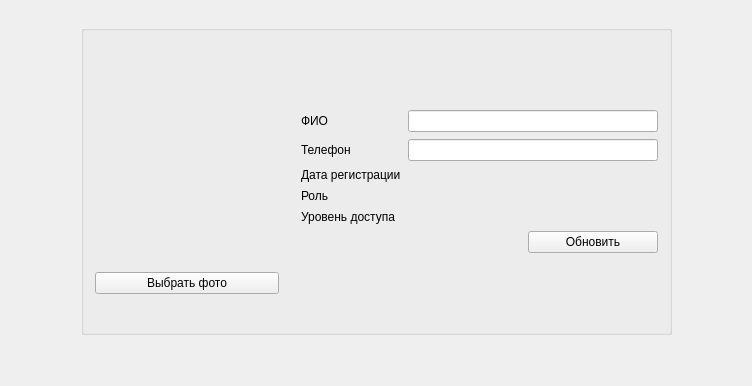
<?xml version="1.0" encoding="UTF-8"?>
<ui version="4.0">
 <class>userProfile</class>
 <widget class="QWidget" name="userProfile">
  <property name="geometry">
   <rect>
    <x>0</x>
    <y>0</y>
    <width>752</width>
    <height>386</height>
   </rect>
  </property>
  <property name="windowTitle">
   <string>Form</string>
  </property>
  <layout class="QHBoxLayout" name="horizontalLayout_2">
   <item>
    <spacer name="horizontalSpacer">
     <property name="orientation">
      <enum>Qt::Horizontal</enum>
     </property>
     <property name="sizeHint" stdset="0">
      <size>
       <width>40</width>
       <height>20</height>
      </size>
     </property>
    </spacer>
   </item>
   <item>
    <layout class="QVBoxLayout" name="verticalLayout_3">
     <property name="bottomMargin">
      <number>0</number>
     </property>
     <item>
      <spacer name="verticalSpacer_4">
       <property name="orientation">
        <enum>Qt::Vertical</enum>
       </property>
       <property name="sizeHint" stdset="0">
        <size>
         <width>20</width>
         <height>40</height>
        </size>
       </property>
      </spacer>
     </item>
     <item>
      <widget class="QGroupBox" name="groupBox">
       <property name="minimumSize">
        <size>
         <width>0</width>
         <height>0</height>
        </size>
       </property>
       <property name="title">
        <string/>
       </property>
       <layout class="QHBoxLayout" name="horizontalLayout_5">
        <property name="spacing">
         <number>20</number>
        </property>
        <item>
         <layout class="QVBoxLayout" name="verticalLayout_4">
          <property name="leftMargin">
           <number>2</number>
          </property>
          <property name="topMargin">
           <number>2</number>
          </property>
          <property name="rightMargin">
           <number>2</number>
          </property>
          <property name="bottomMargin">
           <number>2</number>
          </property>
          <item>
           <spacer name="verticalSpacer_5">
            <property name="orientation">
             <enum>Qt::Vertical</enum>
            </property>
            <property name="sizeHint" stdset="0">
             <size>
              <width>20</width>
              <height>40</height>
             </size>
            </property>
           </spacer>
          </item>
          <item>
           <widget class="QLabel" name="l_photo">
            <property name="sizePolicy">
             <sizepolicy hsizetype="Fixed" vsizetype="Fixed">
              <horstretch>184</horstretch>
              <verstretch>184</verstretch>
             </sizepolicy>
            </property>
            <property name="minimumSize">
             <size>
              <width>184</width>
              <height>184</height>
             </size>
            </property>
            <property name="text">
             <string/>
            </property>
           </widget>
          </item>
          <item>
           <widget class="QPushButton" name="b_photo">
            <property name="text">
             <string>Выбрать фото</string>
            </property>
           </widget>
          </item>
          <item>
           <spacer name="verticalSpacer_6">
            <property name="orientation">
             <enum>Qt::Vertical</enum>
            </property>
            <property name="sizeHint" stdset="0">
             <size>
              <width>20</width>
              <height>40</height>
             </size>
            </property>
           </spacer>
          </item>
         </layout>
        </item>
        <item>
         <layout class="QHBoxLayout" name="horizontalLayout">
          <property name="spacing">
           <number>20</number>
          </property>
          <item>
           <layout class="QVBoxLayout" name="verticalLayout">
            <property name="spacing">
             <number>0</number>
            </property>
            <item>
             <spacer name="verticalSpacer">
              <property name="orientation">
               <enum>Qt::Vertical</enum>
              </property>
              <property name="sizeHint" stdset="0">
               <size>
                <width>20</width>
                <height>40</height>
               </size>
              </property>
             </spacer>
            </item>
            <item>
             <layout class="QFormLayout" name="formLayout">
              <property name="horizontalSpacing">
               <number>7</number>
              </property>
              <property name="verticalSpacing">
               <number>7</number>
              </property>
              <property name="leftMargin">
               <number>0</number>
              </property>
              <property name="rightMargin">
               <number>2</number>
              </property>
              <item row="0" column="0">
               <widget class="QLabel" name="l_fio">
                <property name="text">
                 <string>ФИО</string>
                </property>
               </widget>
              </item>
              <item row="1" column="0">
               <widget class="QLabel" name="l_phone">
                <property name="text">
                 <string>Телефон</string>
                </property>
               </widget>
              </item>
              <item row="2" column="0">
               <widget class="QLabel" name="l_regDate">
                <property name="text">
                 <string>Дата регистрации</string>
                </property>
               </widget>
              </item>
              <item row="3" column="0">
               <widget class="QLabel" name="l_role">
                <property name="text">
                 <string>Роль</string>
                </property>
               </widget>
              </item>
              <item row="4" column="0">
               <widget class="QLabel" name="l_level">
                <property name="text">
                 <string>Уровень доступа</string>
                </property>
               </widget>
              </item>
              <item row="0" column="1">
               <widget class="QLineEdit" name="le_fio">
                <property name="minimumSize">
                 <size>
                  <width>250</width>
                  <height>0</height>
                 </size>
                </property>
               </widget>
              </item>
              <item row="1" column="1">
               <widget class="QLineEdit" name="le_phone"/>
              </item>
              <item row="2" column="1">
               <widget class="QLabel" name="l_setRegDate">
                <property name="text">
                 <string/>
                </property>
               </widget>
              </item>
              <item row="3" column="1">
               <widget class="QLabel" name="l_setRole">
                <property name="text">
                 <string/>
                </property>
               </widget>
              </item>
              <item row="4" column="1">
               <widget class="QLabel" name="l_setLevel">
                <property name="text">
                 <string/>
                </property>
               </widget>
              </item>
              <item row="5" column="1">
               <layout class="QHBoxLayout" name="horizontalLayout_4">
                <item>
                 <spacer name="horizontalSpacer_3">
                  <property name="orientation">
                   <enum>Qt::Horizontal</enum>
                  </property>
                  <property name="sizeHint" stdset="0">
                   <size>
                    <width>40</width>
                    <height>20</height>
                   </size>
                  </property>
                 </spacer>
                </item>
                <item>
                 <widget class="QPushButton" name="b_update">
                  <property name="minimumSize">
                   <size>
                    <width>130</width>
                    <height>0</height>
                   </size>
                  </property>
                  <property name="text">
                   <string>Обновить</string>
                  </property>
                 </widget>
                </item>
               </layout>
              </item>
             </layout>
            </item>
            <item>
             <spacer name="verticalSpacer_2">
              <property name="orientation">
               <enum>Qt::Vertical</enum>
              </property>
              <property name="sizeHint" stdset="0">
               <size>
                <width>20</width>
                <height>40</height>
               </size>
              </property>
             </spacer>
            </item>
           </layout>
          </item>
         </layout>
        </item>
       </layout>
      </widget>
     </item>
     <item>
      <widget class="QLabel" name="l_info">
       <property name="minimumSize">
        <size>
         <width>0</width>
         <height>20</height>
        </size>
       </property>
       <property name="text">
        <string/>
       </property>
      </widget>
     </item>
     <item>
      <spacer name="verticalSpacer_3">
       <property name="orientation">
        <enum>Qt::Vertical</enum>
       </property>
       <property name="sizeHint" stdset="0">
        <size>
         <width>20</width>
         <height>40</height>
        </size>
       </property>
      </spacer>
     </item>
    </layout>
   </item>
   <item>
    <spacer name="horizontalSpacer_2">
     <property name="orientation">
      <enum>Qt::Horizontal</enum>
     </property>
     <property name="sizeHint" stdset="0">
      <size>
       <width>40</width>
       <height>20</height>
      </size>
     </property>
    </spacer>
   </item>
  </layout>
 </widget>
 <resources/>
 <connections/>
</ui>
